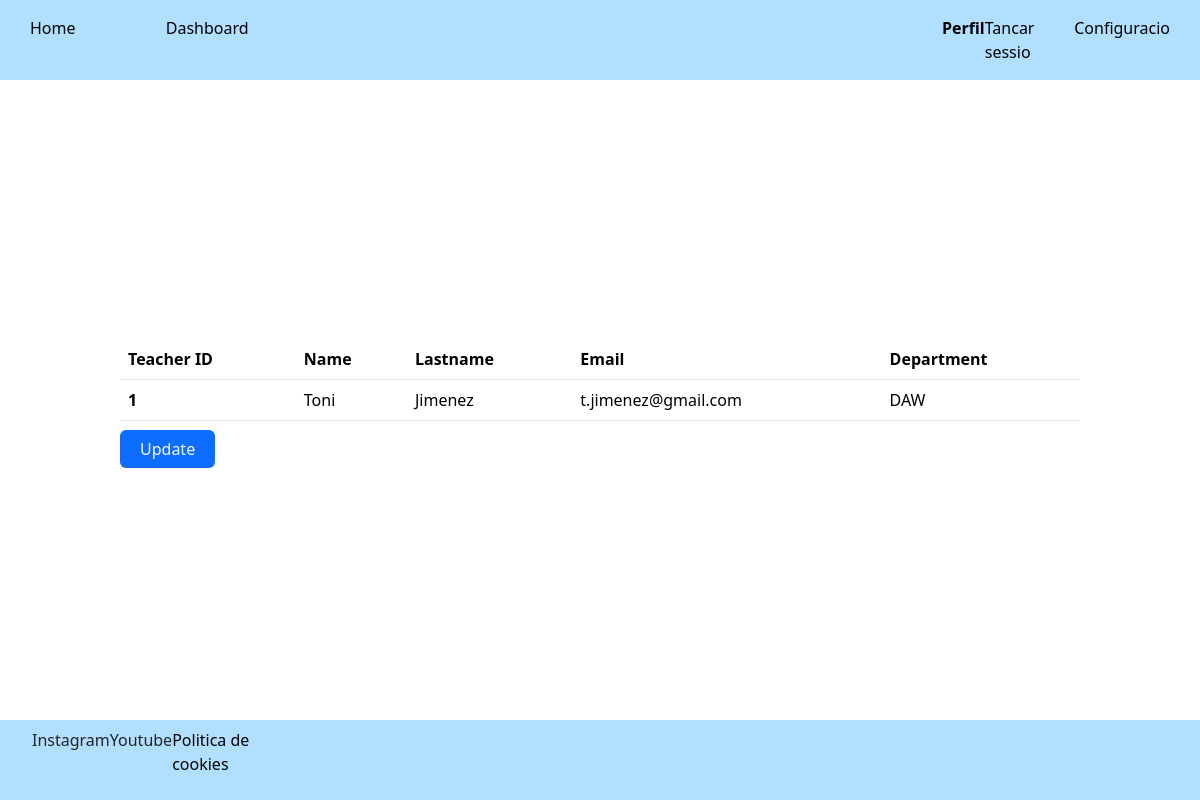
Screenshot of /profile (signed in) with the database file from the repository.
### tables this page shows
CREATE TABLE `profesores` (
  `USER_ID` int(11) NOT NULL,
  `ID` int(11) NOT NULL,
  `DEPARTAMENTO` varchar(255) NOT NULL
);

CREATE TABLE `users` (
  `USER_ID` int(11) NOT NULL,
  `NOMBRE` varchar(255) NOT NULL,
  `APELLIDOS` varchar(255) NOT NULL,
  `EMAIL` varchar(255) NOT NULL,
  `PASSWORD` varchar(255) NOT NULL,
  `ID_ROLE` int(11) NOT NULL
);

### src/render.php (called while the page is built, shortened)
<?php
function render(string $template, array $data=[]):string{
    require 'src/views/'.$template.'.tpl.php';
    $rendered = ob_get_clean();
    return (string)$rendered;
}

### index.php (called while the page is built, shortened)
<?php
    require 'src/routes.php';
    require 'src/functions.php';
    require 'src/translations.php';
    try{
        $controller =  getRoute($routes);
        require 'controllers/'.$controller.'.php';
    }
    catch(Exception $e){
        $_SESSION['error'] = $e->getMessage();
        require 'controllers/error.php';
    }
?>

### src/translations.php (called while the page is built, shortened)
<?php
    $dataTranslations = [
        'es' => ['nombre','apellidos','email', 'rol'],
        'ca' => ['nom','cognoms','email', 'rol'],
        'en' => ['name','lastname','email', 'role'],
        'de' => ['name','nachnamen','email', 'rolle'],
        'it' => ['nome','cognomes','email', 'ruolo'],
        'fr' => ['prenom','nom','email', 'role'],
    ];
    $navbarTranslations = [
        'es' => [
            'left'=> ['Home', 'Dashboard', 'Matricularse', 'Notas'],
            'right' => ['Perfil', 'Cerrar Sesion', 'Ajustes', 'Inicio Sesion', 'Registrarse'],
        ],
        'ca' => [
            'left'=> ['Home', 'Dashboard', "Matricula't", 'Notes'],
            'right' => ['Perfil', 'Tancar sessio', 'Configuracio', 'Inici Sessio', 'Registrar-se'],
        ],
        'en' => [
            'left'=> ['Home', 'Dashboard', 'Enrollment', 'Marks'],
            'right' => ['Profile', 'Logout', 'Settings', 'Login', 'Register'],
        ],
        'de' => [
            'left'=> ['Home', 'Dashboard', 'Schicken', 'Noten'],
            'right' => ['Profil', 'Zumachen session', 'Einstellungen', 'Anmeldung', 'Registrieren'],
        ],
        'it' => [
            'left'=> ['Home', 'Dashboard', 'Iscrivere', 'Votos'],
            'right' => ['Profilo', 'Chiudere sessione', 'Configurazione', 'Accedi', 'Registrati'],
        ],
        'fr' => [
            'left'=> ['Home', 'Dashboard', 'Immatriculer', 'Notes'],
            'right' => ['Profil', 'Fermer session', 'Configuration', "S'identifier", "S'enregistrer"],
        ],
    ];
?>

### config.php (called while the page is built)
<?php
    $dbhost="127.0.0.1";
    $dbname='escola';
    $dbuser='escoles';
    $dbpass='marc';
    $driver='mysql';
    $dsn=$driver.':host='.$dbhost.';dbname='.$dbname.';';
?>

### persistance/PDOAdapter.php (called while the page is built, shortened)
<?php
class PDOAdapter
{
    protected ?PDO $connection;
    public function __construct(string $dsn, string $username, string $password)
    {
        try {
            $this->connection = new PDO($dsn, $username, $password);
            $this->connection->setAttribute(PDO::ATTR_ERRMODE, PDO::ERRMODE_EXCEPTION);
            $this->connection->setAttribute(PDO::ATTR_DEFAULT_FETCH_MODE, PDO::FETCH_ASSOC);
        } catch (PDOException $ex) {
            throw new PDOException("DB Connection Failure: " . $ex->getMessage());
        }
    }
    public function prepareQuery(string $query)
    {
        return $this->connection->prepare($query);
    }
    public function executeQuery(object $prepared, array $options = [])
    {
        $prepared->execute($options);
    }
    private function setQueryFields(array $arrayFields)
    {
        $query = "";
        $i = 0;
        foreach ($arrayFields as $field => $table) {
            if ($i != sizeof($arrayFields) - 1) {
                $query .= "$table.$field ,";
            } else $query .= "$table.$field";
            $i++;
        }
        return $query;
    }
    public function select(string $table, array $fields = [], array $alias = [])
    {
        if (sizeof($alias) > 0) {
            $queryFields = str_replace(array('(', ')'), '', $this->setAlias($fields, $alias));
        } else {
            $queryFields = $this->setQueryFields($fields);
        }
        $query = "SELECT $queryFields FROM $table";
        return $query;
    }
    public function innerJoin(string $table1, string $table2,  $pk, $fk)
    {
        $query = " INNER JOIN $table2 ON $table1.$pk = $table2.$fk";
        return $query;
    }
    public function condition(string $conditionFieldName, string $table, string $symbol)
    {
        if($symbol == '=') return " WHERE $table.$conditionFieldName = :$conditionFieldName";
        else return " WHERE $table.$conditionFieldName != :$conditionFieldName";
    }
    public function getResponse(string $query, array $options = [])
    {
        $result = $this->prepareQuery($query);
        $this->executeQuery($result, $options);
        $response = $result->fetchAll(PDO::FETCH_ASSOC);
        if (sizeof($response) > 0) {
            return $response;
        }
        return null;
    }
}

### conexion.php (called while the page is built)
<?php
require 'config.php';
require 'persistance/PDOAdapter.php';
try{
    $db = new PDOAdapter($dsn, $dbuser, $dbpass);
} catch (PDOException $e){
    throw new Exception("An unexpected error has occurred");
}
?>

### src/views/profile.tpl.php (the view)
<?php
include_once 'partials/header.tpl.php';
?>
<body>
    <div class="container-fluid">
        <?php
            echo generateNavBar($navbarOptions);
        ?>
        <main class="d-flex">
            <div class="profile">
                <table class="table">
                    <thead>
                        <?php
                        if($userRole == 1){
                            echo "<tr>
                            <th scope='col'>Student ID</th>
                            <th scope='col'>Name</th>
                            <th scope='col'>Lastname</th>
                            <th scope='col'>Email</th>
                            <th scope='col'>Birthdate</th>
                            <th scope='col'>Address</th>
                        </tr>";
                        }
                        else {
                            echo "<tr>
                            <th scope='col'>Teacher ID</th>
                            <th scope='col'>Name</th>
                            <th scope='col'>Lastname</th>
                            <th scope='col'>Email</th>
                            <th scope='col'>Department</th>
                        </tr>";
                        }
                        ?>
                    </thead>
                    <tbody>
                        <?php
                        if($userRole == 1){
                            echo " <tr>
                            <th scope='row'>". $userDataProfile['id']."</th>
                            <td>". $userDataProfile['nombre']."</td>
                            <td>". $userDataProfile['apellidos']."</td>
                            <td>". $userDataProfile['email']."</td>
                            <td>". $userDataProfile['fecha_nacimiento']."</td>
                            <td>". $userDataProfile['direccion']."</td>
                        </tr>";
                        }
                        else {
                            echo " <tr>
                            <th scope='row'>". $userDataProfile['id']."</th>
                            <td>". $userDataProfile['nombre']."</td>
                            <td>". $userDataProfile['apellidos']."</td>
                            <td>". $userDataProfile['email']."</td>
                            <td>". $userDataProfile['departamento']."</td>
                        </tr>";
                        }
                        ?>
                    </tbody>
                </table>
            <a id="updateProfileBtn" href="updateProfile" class='text-light'>Update</a>
            </div>
        </main>
        <?php
        include_once 'partials/footer.tpl.php'
        ?>
    </div>
</body>
</html>

### public/css/style.css (style rules this page uses)
* { margin: 0; padding: 0; box-sizing: border-box; }
.container-fluid { padding: 0; height: 100vh; }
main { min-height: 80vh; justify-content: center; align-items: center; }
a { text-decoration: none; color: black; }
.profile { width: 80%; }
.table { width: 100%; }
#updateProfileBtn, #SaveBtn { background-color: #0d6efd; padding: 8px 20px; border-radius: 6px; }

### rows the page displays
profesores: ID "1", USER_ID.NOMBRE "Toni", USER_ID.APELLIDOS "Jimenez", USER_ID.EMAIL "t.jimenez@gmail.com", DEPARTAMENTO "DAW"

### other values shown
$option['text'] "Home"
$option['text'] "Dashboard"
$option['text'] "Perfil"
$option['text'] "Tancar sessio"
$option['text'] "Configuracio"
$footerTranslations[$lang][0] "Politica de cookies"
